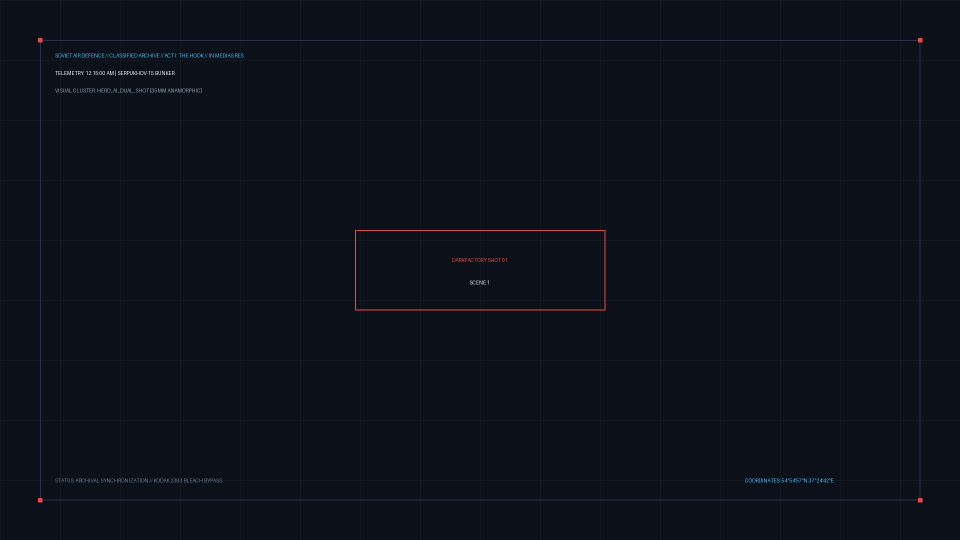
#> input picture data/broll/scene_1.jpg, 1920 x 1080 px (shown at 1/2 size)
$ python -i svg_deconstructor.py   (imports and definitions only)
#> lines starting #> are read from the running program, lines starting #| are printed output that depends on the picture; after the words box and inside, x2 and y2 are one past the last pixel; in counts of white or black regions, pixels touching at a corner belong together
"""DarkFactory — Raster-to-Animated Semantic SVG Deconstructor.

Converts static archival emblems, seals, patent schematics, or logos into clean
multi-layer semantic SVGs (<g id="grid">, <g id="mark">, <g id="callouts">,
<g id="wordmark">) with HyperFrames seekable stroke animation and Faithful Landing
IoU + smoothness hard gates (inspired by nolangz/pixel2motion).
"""

from __future__ import annotations

import logging
import math
import os
import re
import sys
import uuid
import xml.etree.ElementTree as ET
import zlib
from dataclasses import asdict, dataclass, field
from pathlib import Path
from typing import Any, Dict, List, Optional, Tuple

import cv2
import numpy as np

# Reconfigure stdout/stderr to UTF-8 on Windows (ADR-01)
# [6 lines not run here, left out]

logger = logging.getLogger("darkfactory.video.svg_deconstructor")


@dataclass
class SVGDeconstructionResult:
    """Result contract for semantic raster-to-SVG deconstruction."""

    success: bool
    source_image_path: str
    svg_path: Optional[str]
    html_path: Optional[str]
    svg_markup: str
    semantic_groups: List[str] = field(default_factory=list)
    path_count: int = 0
    total_vertices: int = 0
    faithful_landing_iou: float = 0.0
    smoothness_gate_passed: bool = False
    error: Optional[str] = None

    def to_dict(self) -> Dict[str, Any]:
        return asdict(self)


# [12 lines left out: function _atomic_write_text, not called in this run]


def _escape_xml(value: str) -> str:
    return (
        value.replace("&", "&amp;")
        .replace("<", "&lt;")
        .replace(">", "&gt;")
        .replace('"', "&quot;")
    )


class RasterToAnimatedSVG:
    """Deconstruct static raster emblems/diagrams into clean semantic animated SVGs."""

    def deconstruct_raster(
        self,
        image_path: str | Path,
        output_svg_path: Optional[str | Path] = None,
        output_html_path: Optional[str | Path] = None,
        title: str = "DECLASSIFIED ARTIFACT",
        subtitle: str = "SEMANTIC VECTOR RECONSTRUCTION",
        max_paths: int = 48,
        max_vertices: int = 600,
        epsilon_ratio: float = 0.008,
        bg_hex: str = "#0B1524",
        stroke_hex: str = "#38BDF8",
        fill_hex: str = "#DDE8F3",
        canvas_width: int = 1280,
        canvas_height: int = 720,
        duration_sec: float = 4.0,
        seed: Optional[int] = None,
    ) -> SVGDeconstructionResult:
        """Trace raster shape groups into semantic SVG layers + verify Faithful Landing IoU."""
#> called with image_path = '../../data/broll/scene_1.jpg', title = 'DECLASSIFIED ARTIFACT', subtitle = 'SEMANTIC VECTOR RECONSTRUCTION', max_paths = 48, max_vertices = 600, epsilon_ratio = 0.008, bg_hex = '#0B1524', stroke_hex = '#38BDF8'
        hex_pattern = re.compile(r"^#[0-9a-fA-F]{6}$")
        for col_name, col_val in (("bg_hex", bg_hex), ("stroke_hex", stroke_hex), ("fill_hex", fill_hex)):
            if not isinstance(col_val, str) or not hex_pattern.match(col_val.strip()):
                raise ValueError(f"Invalid hex color for {col_name}: '{col_val}'")

        src = Path(image_path).resolve()
        if not src.exists():
            raise FileNotFoundError(f"Source raster not found for SVG deconstruction: {src}")

        img = cv2.imread(str(src), cv2.IMREAD_UNCHANGED)
#> img is the input picture: shape (1080, 1920, 3); mean B, G, R 25.9, 16.8, 12.8
        if img is None or img.size == 0:
            raise ValueError(f"Unable to decode raster image: {src}")

        mask = self._extract_foreground_mask(img)
#> in _extract_foreground_mask, `border_vals = np.concatenate([blurred[0, :], blurred[-1, :], blurred[:..`: border_vals = 6000 values, max 27 at index 0, min 16 at index 1922, mean 19.61
#> in _extract_foreground_mask, `bg_is_light = float(np.median(border_vals)) > 127.0`: bg_is_light = False
#> in _extract_foreground_mask, `thresh_flag = cv2.THRESH_BINARY_INV if bg_is_light else cv2.THRESH_BIN..`: thresh_flag = 0
#> in _extract_foreground_mask, `_, binary = cv2.threshold(blurred, 0, 255, thresh_flag | cv2.THRESH_OT..`:
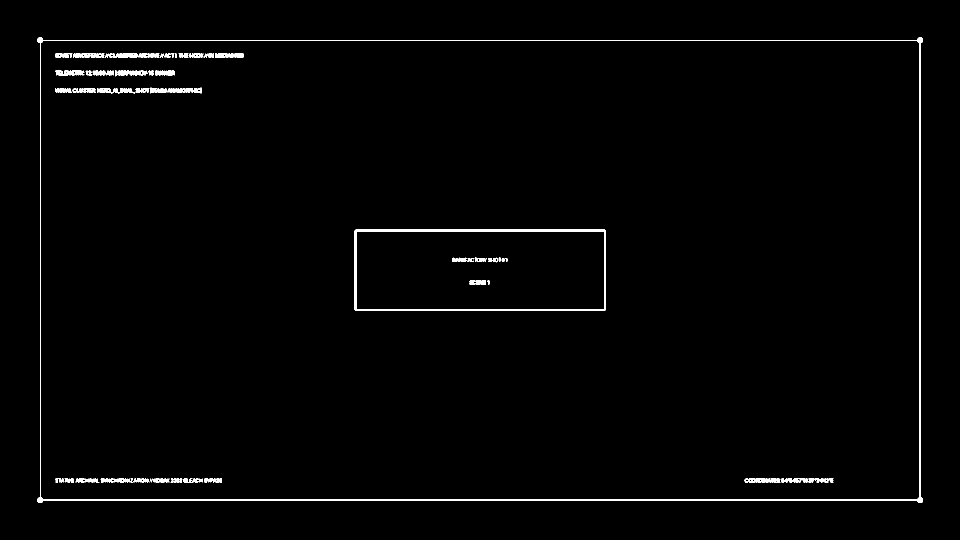
#> binary: shape (1080, 1920) (shown at 1/2 size); 1.3% white; 63 white regions
        src_h, src_w = mask.shape[:2]
#> src_h = 1080; src_w = 1920
        min_area = max(16.0, (src_h * src_w) * 0.001)
#> min_area = 2073.6

        contours, _ = cv2.findContours(mask, cv2.RETR_EXTERNAL, cv2.CHAIN_APPROX_SIMPLE)
#> contours = 1 contour; box (x1, y1, x2, y2) and area: (75, 75, 1846, 1006) 1619480
        filtered = [cnt for cnt in contours if cv2.contourArea(cnt) >= min_area]
#> filtered has the same summary as contours
        filtered.sort(key=cv2.contourArea, reverse=True)
        selected = filtered[:max_paths]
#> selected has the same summary as contours

        if not selected:
            return SVGDeconstructionResult(
                success=False,
                source_image_path=src.as_posix(),
                svg_path=None,
                html_path=None,
                svg_markup="",
                error="No discernible foreground geometry found in source raster.",
            )

        # Normalize contours cleanly into title-safe stage box
        stage_x1 = int(canvas_width * 0.14)
        stage_y1 = int(canvas_height * 0.22)
        stage_w = int(canvas_width * 0.72)
        stage_h = int(canvas_height * 0.64)
        scale = min(stage_w / max(1, src_w), stage_h / max(1, src_h))
#> scale = 0.426
        offset_x = stage_x1 + (stage_w - src_w * scale) * 0.5
#> offset_x = 230.6
        offset_y = stage_y1 + (stage_h - src_h * scale) * 0.5
#> offset_y = 158

        path_elements: List[str] = []
        callout_elements: List[str] = []
        reconstructed_mask = np.zeros((canvas_height, canvas_width), dtype=np.uint8)
        target_canvas_mask = np.zeros((canvas_height, canvas_width), dtype=np.uint8)

        scaled_src = cv2.resize(
            mask,
            (max(1, int(round(src_w * scale))), max(1, int(round(src_h * scale)))),
            interpolation=cv2.INTER_NEAREST,
        )
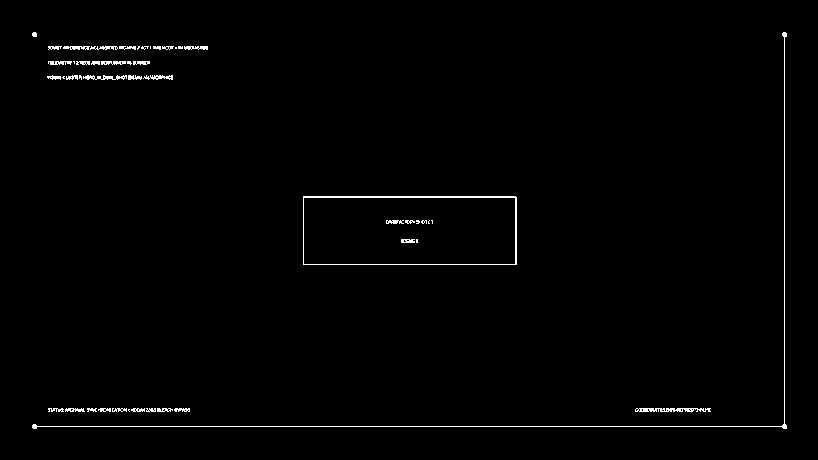
#> scaled_src: shape (460, 818); 1% white in thin lines or dots, all inside (x1, y1, x2, y2) = (32, 32, 787, 429)
        tx1 = int(round(offset_x))
#> tx1 = 231
        ty1 = int(round(offset_y))
#> ty1 = 158
        tx2 = min(canvas_width, tx1 + scaled_src.shape[1])
#> tx2 = 1049
        ty2 = min(canvas_height, ty1 + scaled_src.shape[0])
#> ty2 = 618
        target_canvas_mask[ty1:ty2, tx1:tx2] = scaled_src[: ty2 - ty1, : tx2 - tx1]
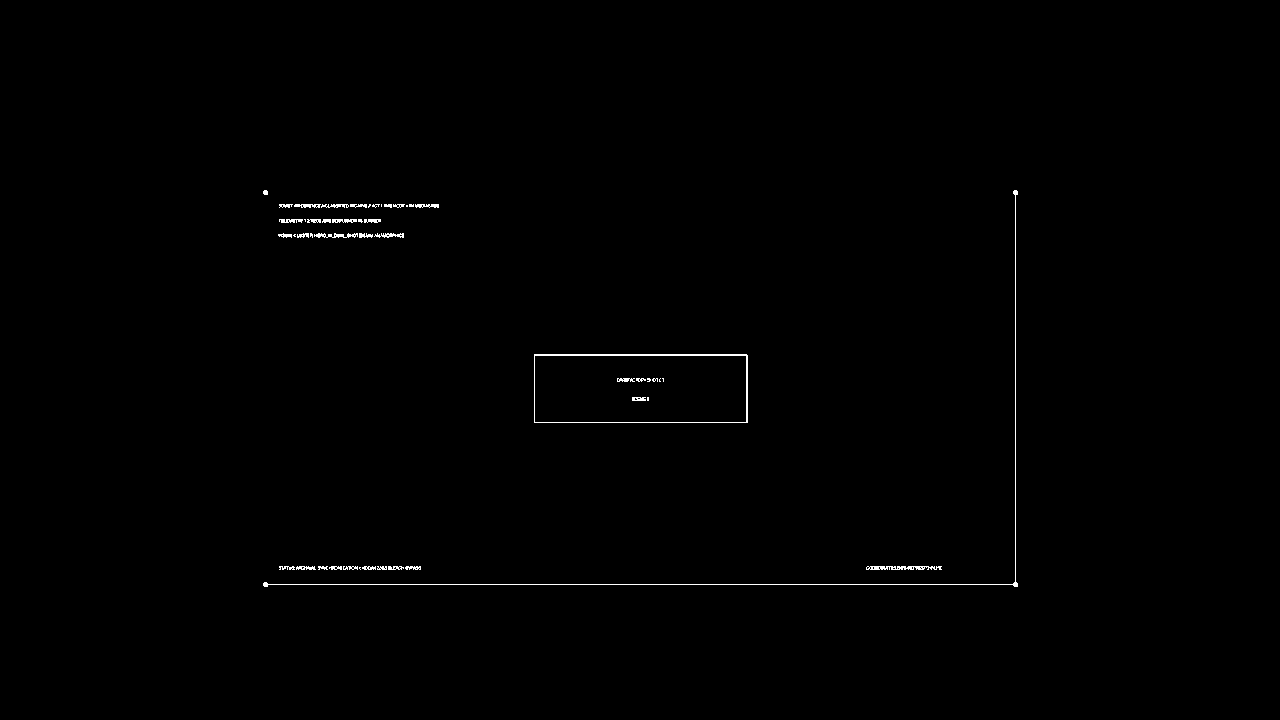
#> target_canvas_mask: shape (720, 1280); 0.42% white in thin lines or dots, all inside (x1, y1, x2, y2) = (263, 190, 1018, 587)

        total_vertices = 0
        for idx, cnt in enumerate(selected):
            peri = cv2.arcLength(cnt, True)
            eps = max(1.2, epsilon_ratio * peri)
            approx = cv2.approxPolyDP(cnt, eps, True)
            pts_f = approx.reshape(-1, 2).astype(np.float64)
            pts_f[:, 0] = pts_f[:, 0] * scale + offset_x
            pts_f[:, 1] = pts_f[:, 1] * scale + offset_y
            pts_int = np.round(pts_f).astype(np.int32)
            if len(pts_int) < 3:
                continue

            total_vertices += len(pts_int)
            cv2.fillPoly(reconstructed_mask, [pts_int], 255)

            path_len = int(max(10.0, cv2.arcLength(pts_int.reshape(-1, 1, 2), True)))
            cmds = [f"M {pts_int[0][0]} {pts_int[0][1]}"] + [
                f"L {pt[0]} {pt[1]}" for pt in pts_int[1:]
            ] + ["Z"]
            d_attr = " ".join(cmds)
            delay = idx * 0.12
            path_elements.append(
                f'    <path id="mark-path-{idx}" class="mark-stroke" d="{d_attr}" '
                f'fill="{fill_hex}" fill-opacity="0.18" stroke="{stroke_hex}" stroke-width="2.5" '
                f'stroke-dasharray="{path_len}" stroke-dashoffset="{path_len}" '
                f'data-path-len="{path_len}" data-start="{delay:.2f}" data-duration="{max(0.8, duration_sec * 0.65):.2f}" />'
            )

            if idx < 3:
                cx = int(np.mean(pts_int[:, 0]))
                cy = int(np.mean(pts_int[:, 1]))
                anchor_x = min(canvas_width - 180, max(120, cx + (140 if cx < canvas_width // 2 else -140)))
                callout_elements.append(
                    f'    <line x1="{cx}" y1="{cy}" x2="{anchor_x}" y2="{cy - 24}" stroke="{stroke_hex}" stroke-width="1.5" opacity="0.85" />'
                )
                callout_elements.append(
                    f'    <circle cx="{cx}" cy="{cy}" r="4" fill="{stroke_hex}" />'
                )
                callout_elements.append(
                    f'    <text x="{anchor_x + (8 if anchor_x >= cx else -96)}" y="{cy - 28}" fill="{fill_hex}" '
                    f'font-family="Consolas, monospace" font-size="14">PART-{idx + 1:02d}</text>'
                )
#> this loop made 1 pass
#> (peri, eps, total_vertices, path_len, cmds, delay, cx) on pass 1: (5421.3, 43.37, 4, 2296, ['M 263 191', 'L 263 586', 'L 1016 585', 'L 1016 190', 'Z'], 0, 639)
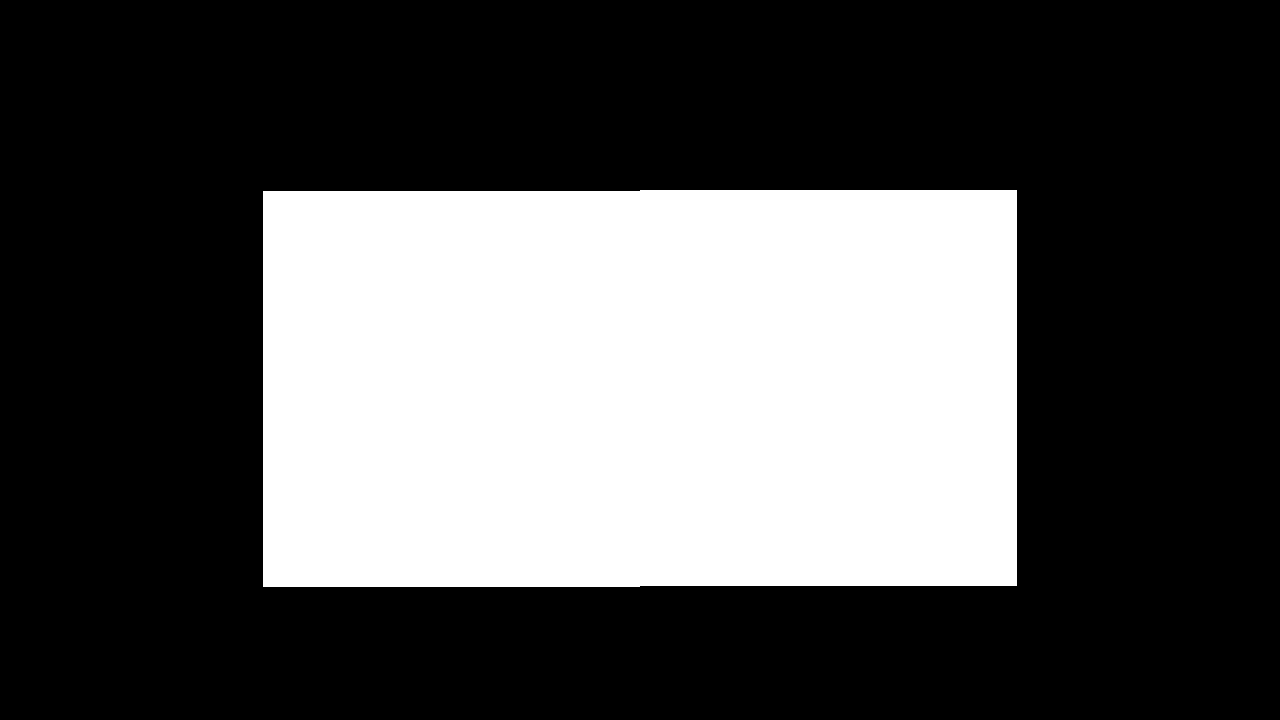
#> reconstructed_mask: shape (720, 1280); 32.4% white; 1 white region, box (x1, y1, x2, y2) and area: (263, 190, 1017, 587) 298584
#> after the loop, callout_elements = 3 items; path_elements = 1 item; total_vertices = 4

        # Faithful Landing IoU diagnostic metric (pixel2motion contract)
        target_bool = target_canvas_mask > 0
        recon_bool = reconstructed_mask > 0
        intersection = int(np.logical_and(target_bool, recon_bool).sum())
#> intersection = 3881
        union = int(np.logical_or(target_bool, recon_bool).sum())
#> union = 298598
        faithful_iou = round(intersection / max(1, union), 4)
#> faithful_iou = 0.013

        path_count = len(path_elements)
#> path_count = 1
        smoothness_passed = 1 <= path_count <= max_paths and total_vertices <= max_vertices and faithful_iou >= 0.45
#> smoothness_passed = False

        semantic_groups = ["grid", "mark", "callouts", "wordmark"]
        svg_markup = (
            f'<svg xmlns="http://www.w3.org/2000/svg" viewBox="0 0 {canvas_width} {canvas_height}" width="100%" height="100%">\n'
            f'  <defs>\n'
            f'    <pattern id="vecGrid" width="40" height="40" patternUnits="userSpaceOnUse">\n'
            f'      <path d="M 40 0 L 0 0 0 40" fill="none" stroke="#1A3250" stroke-width="1"/>\n'
            f'    </pattern>\n'
            f'  </defs>\n'
            f'  <rect width="{canvas_width}" height="{canvas_height}" fill="{bg_hex}"/>\n'
            f'  <g id="grid" data-semantic="background_grid">\n'
            f'    <rect width="{canvas_width}" height="{canvas_height}" fill="url(#vecGrid)" opacity="0.65"/>\n'
            f'  </g>\n'
            f'  <g id="mark" data-semantic="vector_mark">\n'
            + "\n".join(path_elements)
            + '\n  </g>\n'
            f'  <g id="callouts" data-semantic="technical_callouts">\n'
            + "\n".join(callout_elements)
            + '\n  </g>\n'
            f'  <g id="wordmark" data-semantic="title_wordmark">\n'
            f'    <text x="64" y="72" fill="{fill_hex}" font-family="Arial, sans-serif" font-weight="bold" font-size="34">{_escape_xml(title)}</text>\n'
            f'    <text x="64" y="106" fill="{stroke_hex}" font-family="Consolas, monospace" font-size="18">{_escape_xml(subtitle)}</text>\n'
            f'  </g>\n'
            f'</svg>\n'
        )

        # Validate well-formed XML deterministically
        ET.fromstring(svg_markup)

        svg_out: Optional[Path] = None
        if output_svg_path is not None:
            svg_out = _atomic_write_text(Path(output_svg_path), svg_markup)

        html_out: Optional[Path] = None
        if output_html_path is not None:
            resolved_seed = seed if seed is not None else (zlib.crc32(src.name.encode("utf-8")) & 0xFFFFFFFF)
            html_content = self.build_seekable_svg_html(
                svg_markup=svg_markup,
                title=title,
                duration_sec=duration_sec,
                width=canvas_width,
                height=canvas_height,
                seed=resolved_seed,
            )
            html_out = _atomic_write_text(Path(output_html_path), html_content)

        return SVGDeconstructionResult(
            success=True,
            source_image_path=src.as_posix(),
            svg_path=svg_out.as_posix() if svg_out else None,
            html_path=html_out.as_posix() if html_out else None,
            svg_markup=svg_markup,
            semantic_groups=semantic_groups,
            path_count=path_count,
            total_vertices=total_vertices,
            faithful_landing_iou=faithful_iou,
            smoothness_gate_passed=smoothness_passed,
        )

    @staticmethod
    def _extract_foreground_mask(img: np.ndarray) -> np.ndarray:
        """Extract clean binary foreground mask supporting RGBA transparency or gray contrast."""
        if img.ndim == 3 and img.shape[2] == 4:
            alpha = img[:, :, 3]
            if int(alpha.min()) < 245 and int(alpha.max()) > 32:
                return np.where(alpha > 32, 255, 0).astype(np.uint8)

        gray = cv2.cvtColor(img[:, :, :3], cv2.COLOR_BGR2GRAY) if img.ndim == 3 else img
        blurred = cv2.GaussianBlur(gray, (3, 3), 0)
        border_vals = np.concatenate([blurred[0, :], blurred[-1, :], blurred[:, 0], blurred[:, -1]])
        bg_is_light = float(np.median(border_vals)) > 127.0
        thresh_flag = cv2.THRESH_BINARY_INV if bg_is_light else cv2.THRESH_BINARY
        _, binary = cv2.threshold(blurred, 0, 255, thresh_flag | cv2.THRESH_OTSU)
        return binary

    # [58 lines left out: function build_seekable_svg_html, not called in this run]

>>> result = RasterToAnimatedSVG().deconstruct_raster('../../data/broll/scene_1.jpg')
